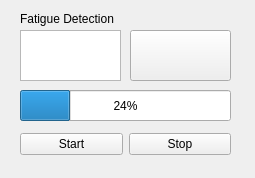
<?xml version="1.0" encoding="UTF-8"?>
<ui version="4.0">
 <class>FatigueApp</class>
 <widget class="QWidget" name="FatigueApp">
  <property name="geometry">
   <rect>
    <x>0</x>
    <y>0</y>
    <width>255</width>
    <height>178</height>
   </rect>
  </property>
  <property name="windowTitle">
   <string>Form</string>
  </property>
  <widget class="QLabel" name="label">
   <property name="geometry">
    <rect>
     <x>20</x>
     <y>10</y>
     <width>151</width>
     <height>17</height>
    </rect>
   </property>
   <property name="text">
    <string>Fatigue Detection</string>
   </property>
  </widget>
  <widget class="QPlainTextEdit" name="txtData">
   <property name="geometry">
    <rect>
     <x>20</x>
     <y>30</y>
     <width>101</width>
     <height>51</height>
    </rect>
   </property>
  </widget>
  <widget class="QWidget" name="layoutWidget">
   <property name="geometry">
    <rect>
     <x>20</x>
     <y>130</y>
     <width>211</width>
     <height>29</height>
    </rect>
   </property>
   <layout class="QHBoxLayout" name="horizontalLayout">
    <item>
     <widget class="QPushButton" name="btnStart">
      <property name="text">
       <string>Start</string>
      </property>
     </widget>
    </item>
    <item>
     <widget class="QPushButton" name="btnStop">
      <property name="text">
       <string>Stop</string>
      </property>
     </widget>
    </item>
   </layout>
  </widget>
  <widget class="QPushButton" name="btnTired">
   <property name="geometry">
    <rect>
     <x>130</x>
     <y>30</y>
     <width>101</width>
     <height>51</height>
    </rect>
   </property>
   <property name="text">
    <string/>
   </property>
  </widget>
  <widget class="QProgressBar" name="pbTired">
   <property name="geometry">
    <rect>
     <x>20</x>
     <y>90</y>
     <width>211</width>
     <height>31</height>
    </rect>
   </property>
   <property name="value">
    <number>24</number>
   </property>
  </widget>
  <zorder>label</zorder>
  <zorder>txtData</zorder>
  <zorder>layoutWidget</zorder>
  <zorder>btnTired</zorder>
  <zorder>btnStop</zorder>
  <zorder>pbTired</zorder>
 </widget>
 <resources/>
 <connections/>
</ui>
